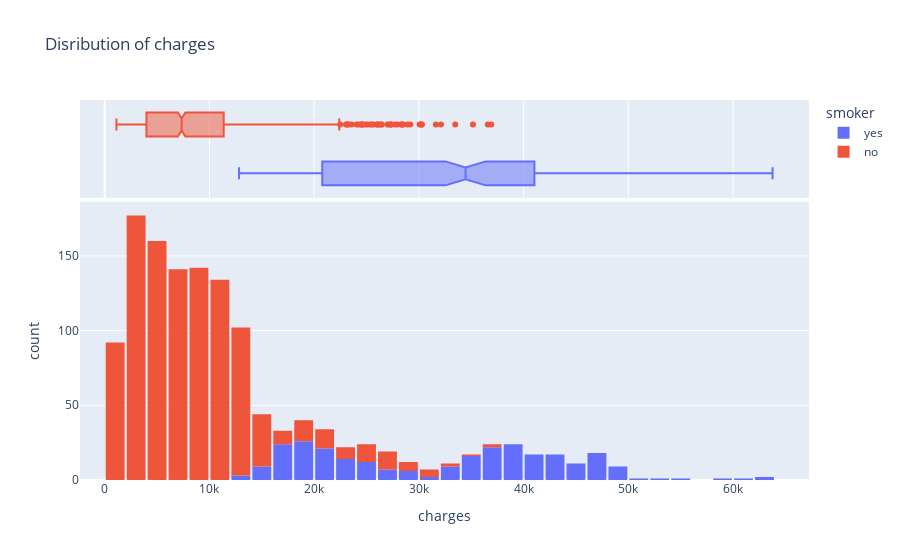

Source (notebook cell):
### Markdown cell above
The measurements of body mass index seem to form a Gaussian distribution centered around the value 30, with a few outliers towards the right.

### Code cell
fig, axis=plt.subplots(figsize=(8,4))

fig=px.histogram(df,x='charges',marginal='box',title='Disribution of charges',color='smoker')
fig.update_layout(bargap=0.1)
fig.show()
sns.kdeplot(data=df,x='charges',hue='smoker')

### Figure 1 — Plotly figure (JSON) as saved in the notebook; plotly's stock layout.template omitted (floating-point values rounded to 4 significant figures; data arrays with more than 128 entries replaced by an {"elided": "..."} marker saying what was removed)
{"data": [{"bingroup": "x", "hovertemplate": "smoker=yes<br>charges=%{x}<br>count=%{y}<extra></extra>", "legendgroup": "yes", "marker": {"color": "#636efa", "pattern": {"shape": ""}}, "name": "yes", "orientation": "v", "showlegend": true, "type": "histogram", "x": {"elided": "274 float values"}, "xaxis": "x", "yaxis": "y"}, {"hovertemplate": "smoker=yes<br>charges=%{x}<extra></extra>", "legendgroup": "yes", "marker": {"color": "#636efa"}, "name": "yes", "notched": true, "showlegend": false, "type": "box", "x": {"elided": "274 float values"}, "xaxis": "x2", "yaxis": "y2"}, {"bingroup": "x", "hovertemplate": "smoker=no<br>charges=%{x}<br>count=%{y}<extra></extra>", "legendgroup": "no", "marker": {"color": "#EF553B", "pattern": {"shape": ""}}, "name": "no", "orientation": "v", "showlegend": true, "type": "histogram", "x": {"elided": "1064 float values"}, "xaxis": "x", "yaxis": "y"}, {"hovertemplate": "smoker=no<br>charges=%{x}<extra></extra>", "legendgroup": "no", "marker": {"color": "#EF553B"}, "name": "no", "notched": true, "showlegend": false, "type": "box", "x": {"elided": "1064 float values"}, "xaxis": "x2", "yaxis": "y2"}], "layout": {"bargap": 0.1, "barmode": "relative", "legend": {"title": {"text": "smoker"}, "tracegroupgap": 0}, "title": {"text": "Disribution of charges"}, "xaxis": {"anchor": "y", "domain": [0, 1], "title": {"text": "charges"}}, "xaxis2": {"anchor": "y2", "domain": [0, 1], "matches": "x", "showgrid": true, "showticklabels": false}, "yaxis": {"anchor": "x", "domain": [0, 0.7326], "title": {"text": "count"}}, "yaxis2": {"anchor": "x2", "domain": [0.7426, 1], "matches": "y2", "showgrid": false, "showline": false, "showticklabels": false, "ticks": ""}}}
